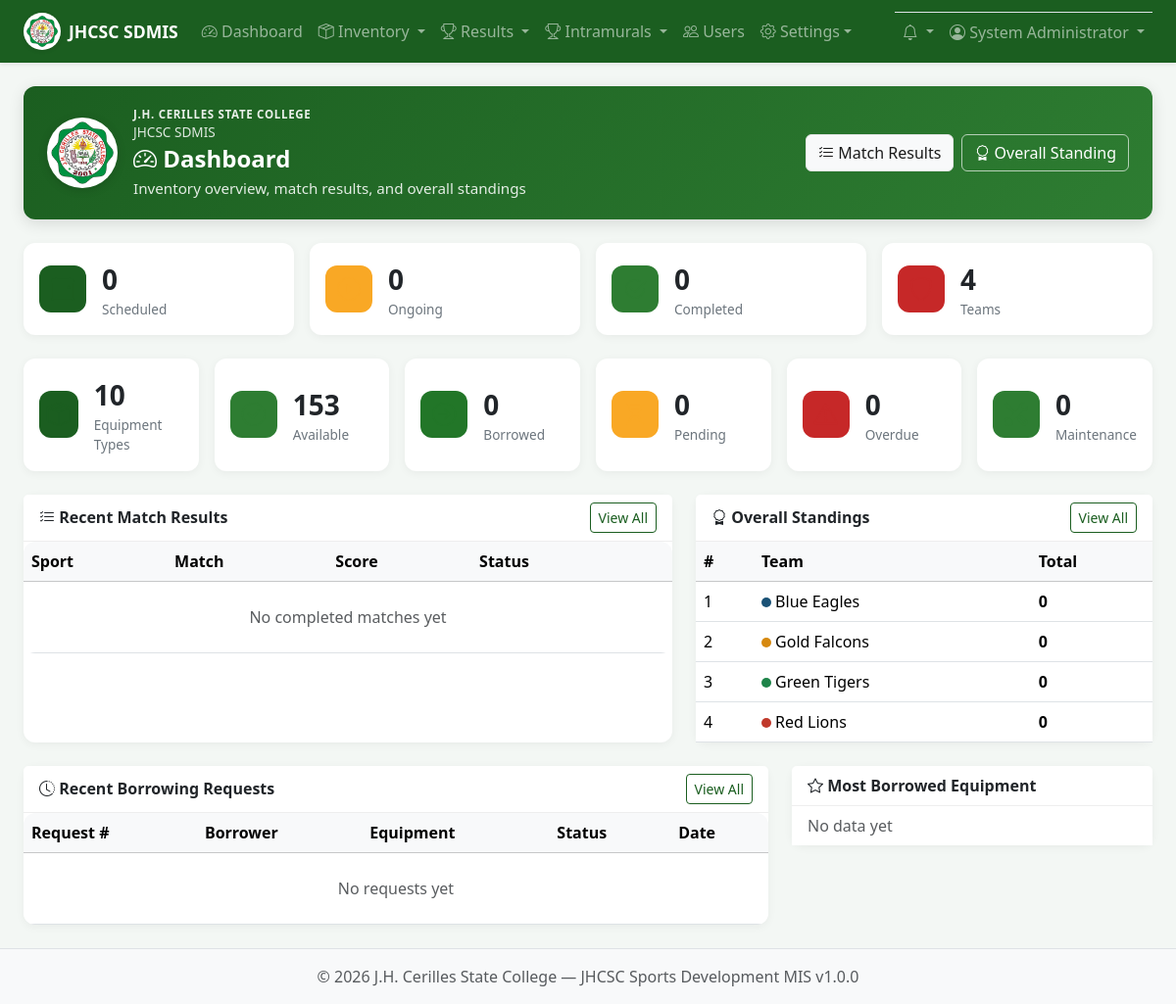
/dashboard.php (signed in), run on the app's committed database.
### tables this page shows
CREATE TABLE IF NOT EXISTS intramural_teams (
    id INT AUTO_INCREMENT PRIMARY KEY,
    name VARCHAR(100) NOT NULL,
    short_name VARCHAR(30) DEFAULT NULL,
    color VARCHAR(20) DEFAULT '#1a5276',
    logo VARCHAR(255) DEFAULT NULL,
    department VARCHAR(100) DEFAULT NULL,
    coach_name VARCHAR(100) DEFAULT NULL,
    unit_manager_id INT DEFAULT NULL,
    coach_user_id INT DEFAULT NULL,
    description TEXT,
    is_active TINYINT(1) NOT NULL DEFAULT 1,
    created_at TIMESTAMP DEFAULT CURRENT_TIMESTAMP,
    updated_at TIMESTAMP DEFAULT CURRENT_TIMESTAMP ON UPDATE CURRENT_TIMESTAMP,
    UNIQUE KEY uq_team_name (name)
);

### dashboard.php (the view, shortened to what the rows shown need)
<?php
require_once __DIR__ . '/includes/auth.php';
$showInventory = canViewInventoryDashboard();
$showCompetition = canViewCompetitionDashboard();
$showCoachPanel = isCoach() && !canManageIntramurals();
$overallStandings = [];
try {
    if ($showCompetition) {
        $overallData = computeOverallStandings();
        $overallStandings = array_slice($overallData['standings'], 0, 8);
    }
} catch (Throwable $e) {
}
require_once __DIR__ . '/includes/header.php';
$dashboardSubtitle = 'Welcome back, ' . ($_SESSION['user_name'] ?? '');
if (isSecretariat()) {
    $dashboardSubtitle = 'Match results, overall standings, and competition management';
} elseif (isTournamentManager() && !canManageIntramurals()) {
    $dashboardSubtitle = 'Results and standings for your assigned events';
} elseif (hasRole('unit_manager')) {
    $dashboardSubtitle = 'Team management, match results, and overall standings';
} elseif (canManageIntramurals()) {
    $dashboardSubtitle = 'Inventory overview, match results, and overall standings';
} elseif ($showCoachPanel) {
    $dashboardSubtitle = hasCoachAssignments()
        ? 'Your assigned teams and events'
        : 'No event assignments yet — ask your unit manager to assign you';
}
$dashboardActions = '';
if ($showCompetition) {
    $dashboardActions .= '<a href="' . BASE_URL . '/intramurals/matches/index.php" class="btn btn-light"><i class="bi bi-list-check"></i> Match Results</a>';
    $dashboardActions .= '<a href="' . BASE_URL . '/intramurals/standings/overall.php" class="btn btn-outline-light"><i class="bi bi-award"></i> Overall Standing</a>';
}
echo renderDashboardHero('Dashboard', $dashboardSubtitle, [
    'icon' => 'bi-speedometer2',
    'actions' => $dashboardActions,
]);
?>
<div class="row g-4">
    <?php if ($showCompetition): ?>
    <div class="col-lg-7">
        <div class="card h-100">
            <div class="card-body p-0">
                <div class="table-responsive">
                    <table class="table table-hover mb-0">
                        <thead class="table-light">
                            <tr>
                                <th>Sport</th>
                                <th>Match</th>
                                <th>Score</th>
                                <th>Status</th>
                                <th></th>
                            </tr>
                        </thead>
                    </table>
                </div>
            </div>
        </div>
    </div>
    <div class="col-lg-5">
        <div class="card h-100">
            <div class="card-body p-0">
                <table class="table mb-0">
                    <thead class="table-light"><tr><th>#</th><th>Team</th><th>Total</th></tr></thead>
                    <tbody>
                        <?php if (empty($overallStandings)): ?>
                        <tr><td colspan="3" class="text-muted text-center py-4">No standings yet</td></tr>
                        <?php else: ?>
                        <?php foreach ($overallStandings as $row): ?>
                        <tr>
                            <td><?= (int) $row['rank'] ?></td>
                            <td>
                                <span style="display:inline-block;width:10px;height:10px;border-radius:50%;background:<?= sanitize($row['color']) ?>"></span>
                                <?= sanitize($row['team_name']) ?>
                            </td>
                            <td><strong><?= (int) $row['total'] ?></strong></td>
                        </tr>
                        <?php endforeach; ?>
                        <?php endif; ?>
                    </tbody>
                </table>
            </div>
        </div>
    </div>
    <?php endif; ?>
</div>
<?php if ($showInventory): ?>
<div class="row g-4 mt-0">
    <div class="col-lg-8">
        <div class="card">
            <div class="card-body p-0">
                <div class="table-responsive">
                    <table class="table table-hover mb-0">
                        <thead class="table-light">
                            <tr>
                                <th>Request #</th>
                                <th>Borrower</th>
                                <th>Equipment</th>
                                <th>Status</th>
                                <th>Date</th>
                            </tr>
                        </thead>
                    </table>
                </div>
            </div>
        </div>
    </div>
</div>
<?php endif; ?>
<?php require_once __DIR__ . '/includes/footer.php'; ?>

### data on the page
intramural_teams: rank "1", name "Blue Eagles", total "0"
intramural_teams: rank "2", name "Gold Falcons", total "0"
intramural_teams: id "3", name "Green Tigers", total "0"
intramural_teams: rank "4", name "Red Lions", total "0"

### other printed values
APP_SHORT_NAME "JHCSC SDMIS"
$_SESSION['user_name'] "System Administrator"
$campus "J.H. CERILLES STATE COLLEGE"
$appName "JHCSC SDMIS"
$titleSafe "Dashboard"
$subtitleSafe "Inventory overview, match results, and overall standings"
$competitionStats['scheduled_games'] "0"
$competitionStats['ongoing_games'] "0"
$competitionStats['completed_games'] "0"
$competitionStats['total_teams'] "4"
$inventoryStats['total_equipment'] "10"
$inventoryStats['available_items'] "153"
$inventoryStats['borrowed_items'] "0"
$inventoryStats['pending_requests'] "0"
$inventoryStats['overdue_borrowings'] "0"
